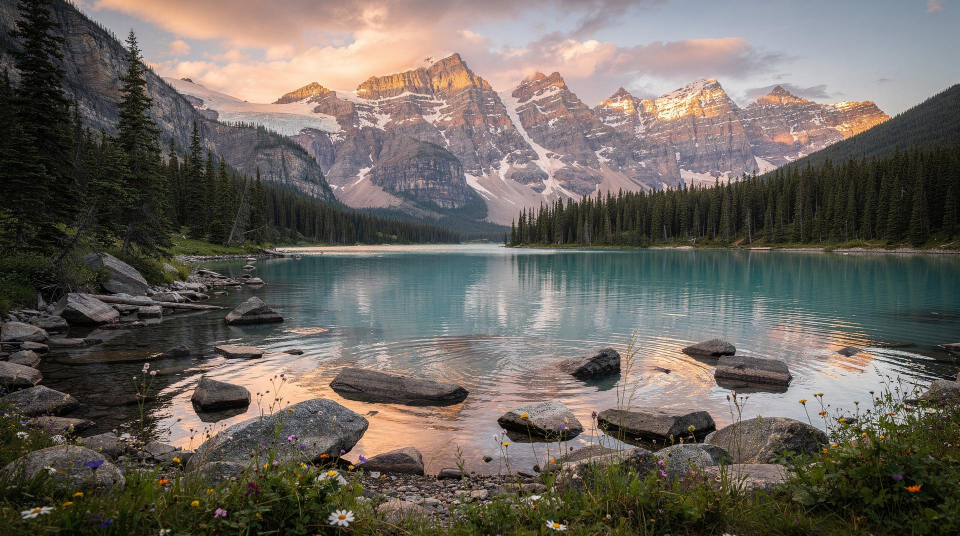
#> input picture test_img1.jpg, 1920 x 1072 px, found by its file name (shown at 1/2 size)
$ python gaussian_low_pass_filter.py
#> lines starting #> are read from the running program, lines starting #| are printed output that depends on the picture; after the words box and inside, x2 and y2 are one past the last pixel; in counts of white or black regions, pixels touching at a corner belong together
#> in load_image, raw is the input picture: shape (1072, 1920, 3); mean B, G, R 94.1, 100.8, 106.7
import os
import cv2
import numpy as np
import matplotlib.pyplot as plt

def rgb_to_hsi(rgb_image):
    if rgb_image.ndim == 2:
        I = rgb_image.astype(np.float64) / 255.0 if np.issubdtype(rgb_image.dtype, np.integer) else rgb_image.astype(np.float64)
        return np.stack([np.zeros_like(I), np.zeros_like(I), np.clip(I, 0.0, 1.0)], axis=-1)
    if rgb_image.ndim == 3 and rgb_image.shape[2] == 4:
        rgb_image = rgb_image[:, :, :3]
    rgb = rgb_image.astype(np.float64) / 255.0 if np.issubdtype(rgb_image.dtype, np.integer) else rgb_image.astype(np.float64)
    if rgb.max() > 1.0: rgb /= 255.0
    R, G, B = rgb[:, :, 0], rgb[:, :, 1], rgb[:, :, 2]
    I = (R + G + B) / 3.0
    sum_rgb = R + G + B
    min_rgb = np.minimum(np.minimum(R, G), B)
    S = 1.0 - (3.0 / (sum_rgb + 1e-7)) * min_rgb
    S[sum_rgb == 0] = 0.0
    S = np.clip(S, 0.0, 1.0)
    num = 0.5 * ((R - G) + (R - B))
    den = np.sqrt((R - G)**2 + (R - B)*(G - B))
    theta = np.arccos(np.clip(num / (den + 1e-7), -1.0, 1.0))
    H = np.degrees(theta)
    H[B > G] = 360.0 - H[B > G]
    H[den < 1e-7] = 0.0
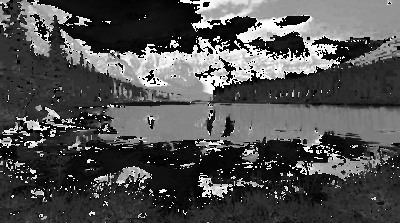
#> H: shape (223, 400) float64; min 0, max 358.7, mean 113.1; drawn with min black and max white
    H[S < 1e-7] = 0.0
    return np.stack([H / 360.0, S, I], axis=-1)

def hsi_to_rgb(hsi_image):
    H = (hsi_image[:, :, 0] * 360.0) % 360.0
    S, I = hsi_image[:, :, 1], hsi_image[:, :, 2]
    R, G, B = np.zeros_like(I), np.zeros_like(I), np.zeros_like(I)
    rad = lambda deg: deg * (np.pi / 180.0)

    s1 = (H >= 0.0) & (H < 120.0)
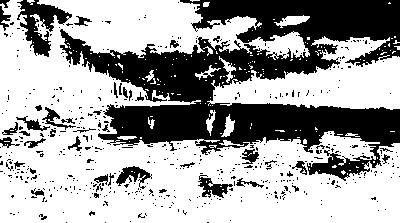
#> s1: shape (223, 400) bool; 64.1% white; 517 black regions (474 under 20 px), largest, box (x1, y1, x2, y2) and area: (60, 0, 400, 181) 26582, (17, 0, 72, 57) 1302, (116, 166, 152, 189) 360
    h1 = rad(H[s1])
    B[s1] = I[s1] * (1.0 - S[s1])
    R[s1] = I[s1] * (1.0 + (S[s1] * np.cos(h1)) / (np.cos(rad(60.0) - h1) + 1e-7))
    G[s1] = 3.0 * I[s1] - (R[s1] + B[s1])

    s2 = (H >= 120.0) & (H < 240.0)
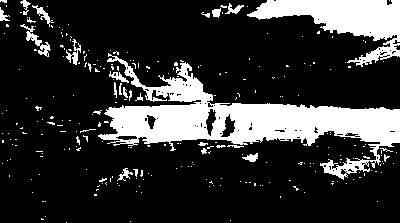
#> s2: shape (223, 400) bool; 20.4% white; 266 white regions (240 under 20 px), largest, box (x1, y1, x2, y2) and area: (98, 53, 400, 180) 11727, (247, 0, 400, 67) 4342, (20, 24, 51, 57) 242
    h2 = rad(H[s2] - 120.0)
#> h2 = 18205 values, max 2.06 at index 5354, min 0.0692 at index 7662, mean 1.32
    R[s2] = I[s2] * (1.0 - S[s2])
    G[s2] = I[s2] * (1.0 + (S[s2] * np.cos(h2)) / (np.cos(rad(60.0) - h2) + 1e-7))
    B[s2] = 3.0 * I[s2] - (R[s2] + G[s2])

    s3 = (H >= 240.0) & (H < 360.0)
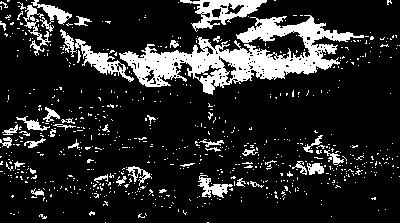
#> s3: shape (223, 400) bool; 15.5% white; 718 white regions (675 under 20 px), largest, box (x1, y1, x2, y2) and area: (119, 15, 364, 95) 6830, (180, 0, 267, 32) 1072, (75, 39, 134, 82) 684
    h3 = rad(H[s3] - 240.0)
#> h3 = 13847 values, max 2.07 at index 5949, min 6.69e-07 at index 7885, mean 1.13
    G[s3] = I[s3] * (1.0 - S[s3])
#> G: shape (223, 400) float64; min 0.0236, max 0.911, mean 0.396
    B[s3] = I[s3] * (1.0 + (S[s3] * np.cos(h3)) / (np.cos(rad(60.0) - h3) + 1e-7))
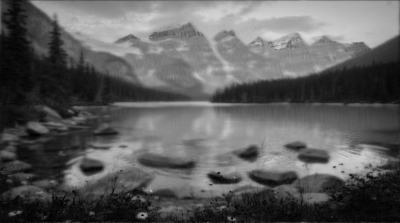
#> B: shape (223, 400) float64; min 0, max 0.853, mean 0.368
    R[s3] = 3.0 * I[s3] - (G[s3] + B[s3])
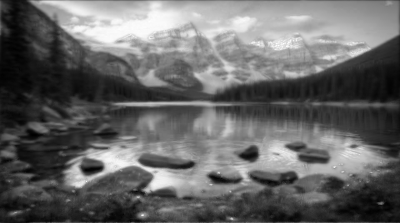
#> R: shape (223, 400) float64; min 0.0236, max 1.01, mean 0.419; drawn with min black and max white

    return np.round(np.clip(np.stack([R, G, B], axis=-1), 0.0, 1.0) * 255.0).astype(np.uint8)

def load_image(filepath=None, max_dim=400):
    if filepath is None:
        for p in ['test_img1.jpg', '../test_img1.jpg', 'sample_image.jpg', '../sample_image.jpg']:
            if os.path.exists(p):
                filepath = p
                break
    raw = cv2.imread(filepath, cv2.IMREAD_UNCHANGED)
    if raw.ndim == 2: rgb = np.stack([raw, raw, raw], axis=-1)
    elif raw.ndim == 3 and raw.shape[2] == 4: rgb = raw[:, :, :3][:, :, ::-1].copy()
    elif raw.ndim == 3 and raw.shape[2] == 3: rgb = raw[:, :, ::-1].copy()
    else: rgb = raw.copy()
    H, W, _ = rgb.shape
    if max(H, W) > max_dim:
        scale = max_dim / float(max(H, W))
        rgb = cv2.resize(rgb, (int(W * scale), int(H * scale)), interpolation=cv2.INTER_AREA)
    return rgb

def compute_distance_matrix(M, N):
    u = np.arange(M) - M / 2.0
    v = np.arange(N) - N / 2.0
    V, U = np.meshgrid(v, u)
    return np.sqrt(U**2 + V**2)

def apply_frequency_filter(intensity, H):
    F_shift = np.fft.fftshift(np.fft.fft2(intensity))
    G_shift = F_shift * H
    g = np.real(np.fft.ifft2(np.fft.ifftshift(G_shift)))
    filtered = np.clip(g, 0.0, 1.0)
    spectrum = np.log(1.0 + np.abs(G_shift))
    return filtered, spectrum

def save_and_show(fig, filename="output.png"):
#> called with filename = '10_gaussian_low_pass_filter/output.png'
    fig.tight_layout()
    fig.savefig(filename, dpi=150, bbox_inches='tight')
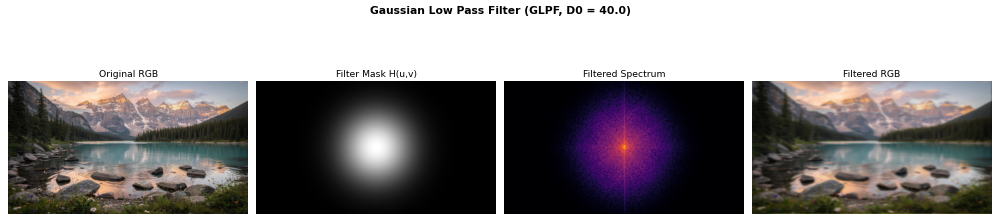
#> figure drawn by matplotlib, 4 panels
    print(f"Saved: {filename}")
    plt.show()

def gaussian_low_pass_filter(shape, D0=40.0):
    D = compute_distance_matrix(shape[0], shape[1])
    return np.exp(-(D**2) / (2.0 * (D0**2) + 1e-7))

if __name__ == "__main__":
    D0_val = 40.0
    rgb = load_image()
    hsi = rgb_to_hsi(rgb)
    I = hsi[:, :, 2]
    H = gaussian_low_pass_filter(I.shape, D0=D0_val)
    I_filt, spec = apply_frequency_filter(I, H)
    hsi[:, :, 2] = I_filt
    rgb_filt = hsi_to_rgb(hsi)

    fig, axes = plt.subplots(1, 4, figsize=(18, 5))
    fig.suptitle(f"Gaussian Low Pass Filter (GLPF, D0 = {D0_val})", fontsize=14, fontweight='bold')
    axes[0].imshow(rgb); axes[0].set_title("Original RGB"); axes[0].axis('off')
    axes[1].imshow(H, cmap='gray'); axes[1].set_title("Filter Mask H(u,v)"); axes[1].axis('off')
    axes[2].imshow(spec, cmap='inferno'); axes[2].set_title("Filtered Spectrum"); axes[2].axis('off')
    axes[3].imshow(rgb_filt); axes[3].set_title("Filtered RGB"); axes[3].axis('off')
    save_and_show(fig, os.path.join(os.path.dirname(__file__), "output.png") if __file__ else "output.png")

$ run again, with test_image.png saved as test_img1.jpg
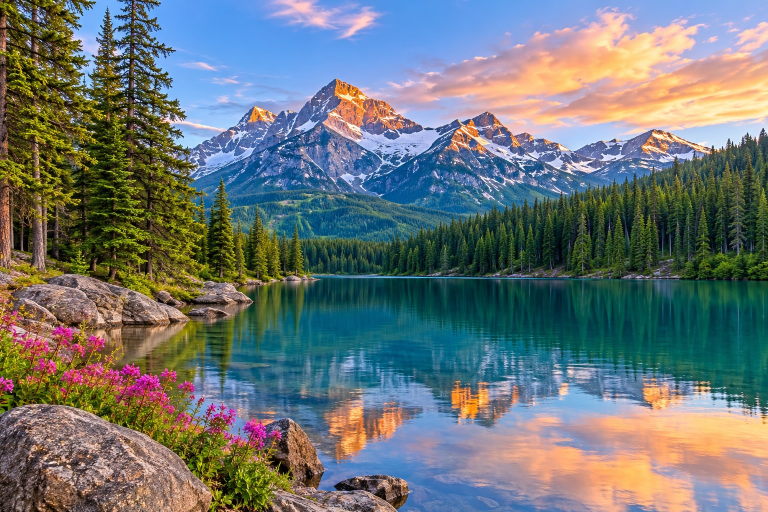
#> input picture test_image.png, 1536 x 1024 px, found by its file name (shown at 1/2 size)
#> in load_image, raw is the input picture: shape (1024, 1536, 3); mean B, G, R 117.6, 117.8, 109.3
#> in hsi_to_rgb, `s1 = (H >= 0.0) & (H < 120.0)`:
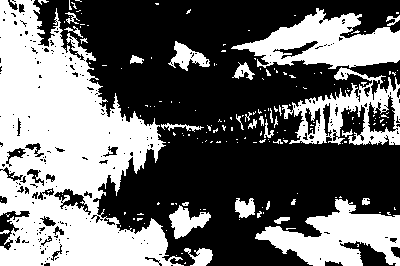
#> s1: shape (266, 400) bool; 42.2% white; 184 white regions (152 under 20 px), largest, box (x1, y1, x2, y2) and area: (0, 0, 184, 266) 27191, (231, 8, 400, 69) 5405, (255, 199, 400, 266) 5027
#> s2: shape (266, 400) bool; 47.6% white; 142 white regions (124 under 20 px), largest, box (x1, y1, x2, y2) and area: (70, 0, 400, 266) 46331, (33, 0, 69, 52) 1008, (349, 62, 400, 100) 722
#> s3: shape (266, 400) bool; 10.1% white; 430 white regions (373 under 20 px), largest, box (x1, y1, x2, y2) and area: (186, 4, 343, 82) 2325, (237, 210, 340, 266) 1680, (107, 207, 151, 234) 476
#> h3 = 10793 values, max 2.09 at index 5555, min 2.5e-07 at index 42, mean 1.19
#> in save_and_show, `fig.savefig(filename, dpi=150, bbox_inches='tight')`:
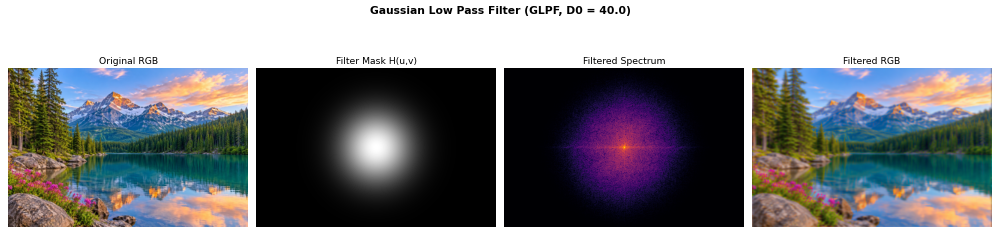
#> figure drawn by matplotlib, 4 panels
